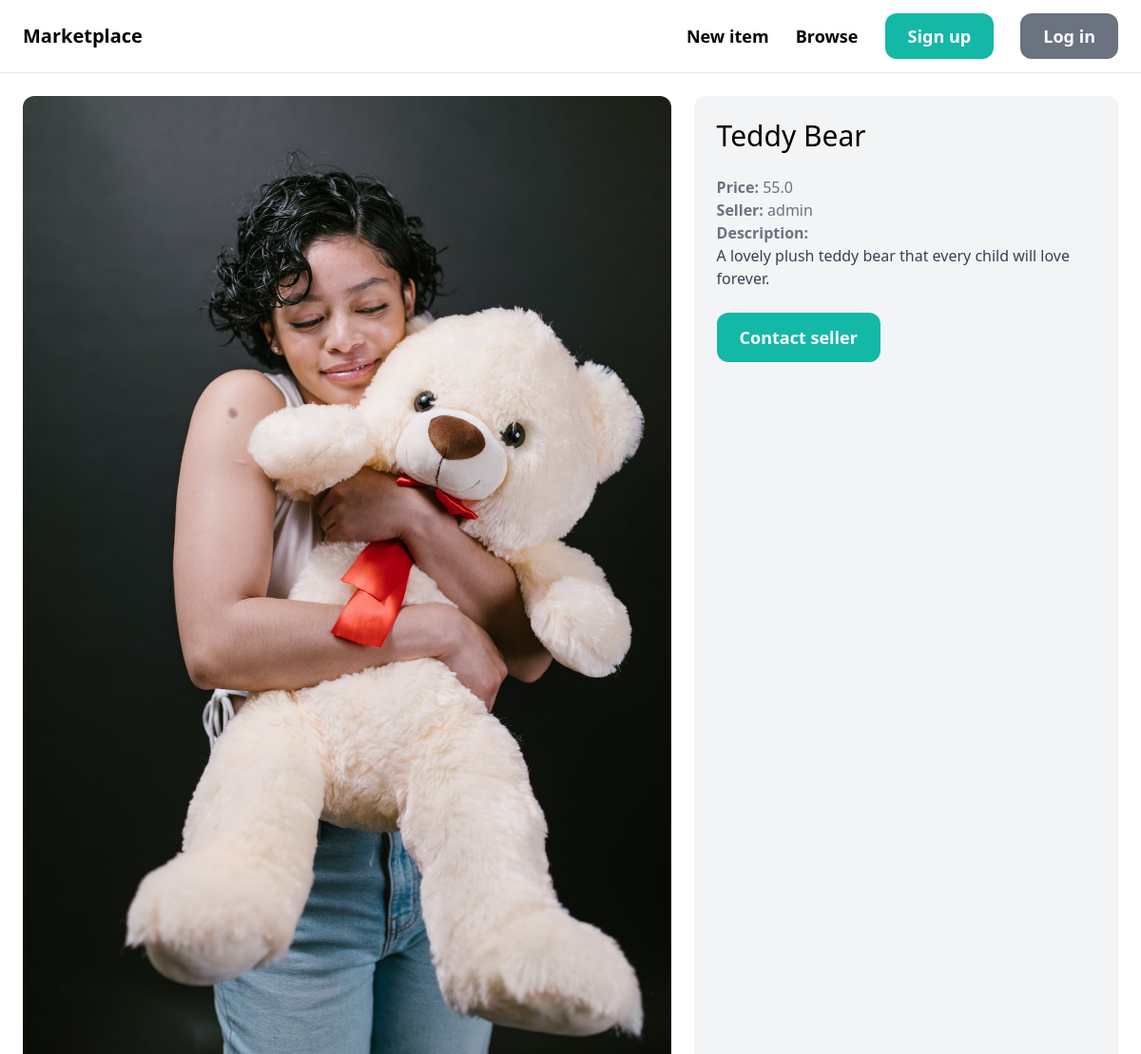
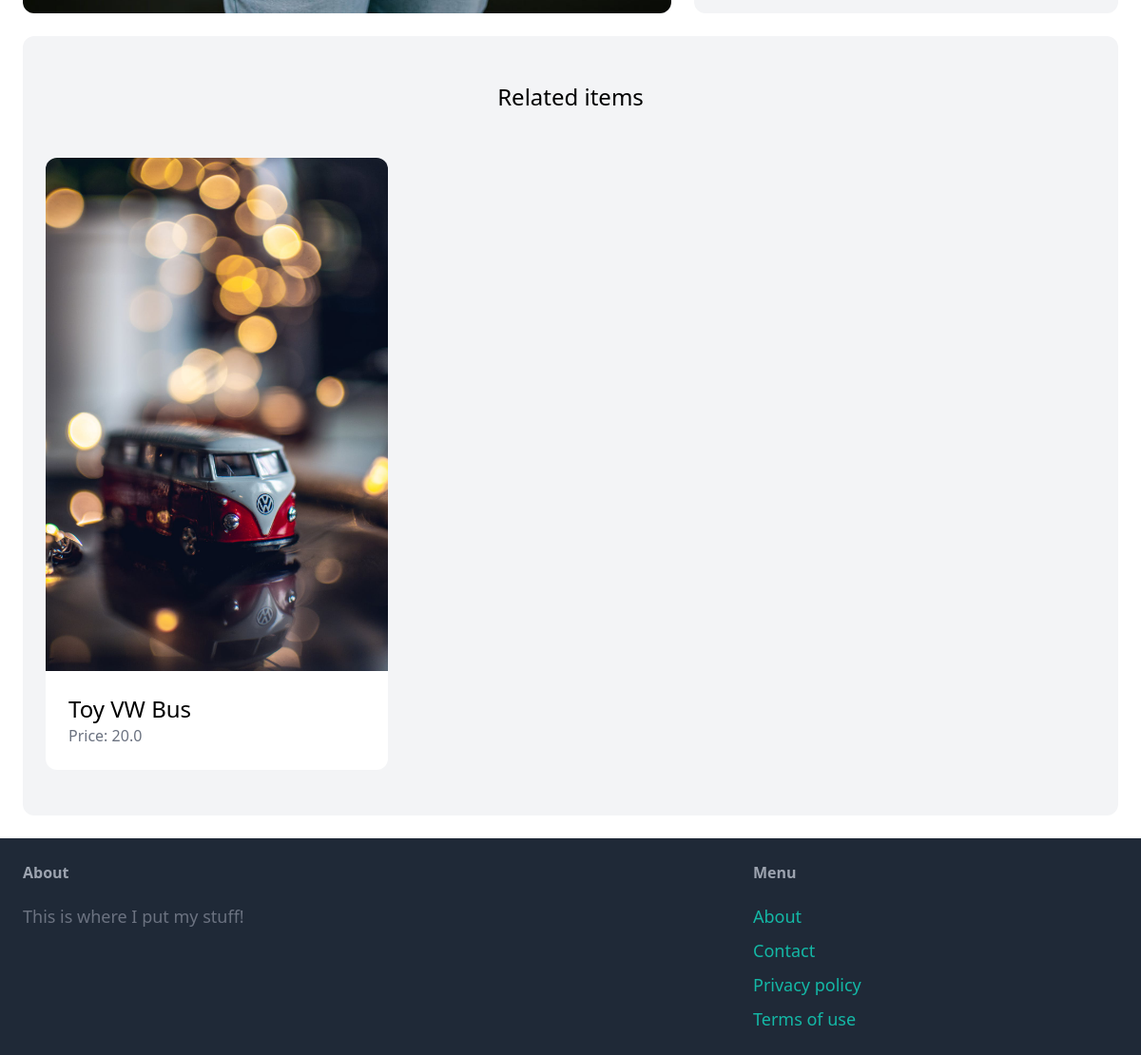
Page /items/1/ on the committed database (2 pictures, top to bottom).
### item/models.py (models this page shows, shortened)
class Item(models.Model):
    category = models.ForeignKey(Category, related_name='items', on_delete=models.CASCADE)
    name = models.CharField(max_length=255)
    description = models.TextField(blank=True, null=True)
    price = models.FloatField()
    image = models.ImageField(upload_to='item_images', blank=True, null=True)
    is_sold = models.BooleanField(default=False)
    created_by = models.ForeignKey(User, related_name='items', on_delete=models.CASCADE)
    created_at = models.DateTimeField(auto_now_add=True)

### item/views.py (the view)
# urls.py: path('<int:pk>/', views.detail, name='detail'),
def detail(request, pk):
    item = get_object_or_404(Item, pk=pk)
    related_items = Item.objects.filter(category=item.category, is_sold=False).exclude(pk=pk)[0:3]
    return render(request, 'item/detail.html', {
        'item': item,
        'related_items': related_items
    })

### item/templates/item/detail.html (shortened to what this page needs)
{% extends 'core/base.html' %}
{% block content %}
<div class="grid grid-cols-5 gap-6">
    <div class="col-span-3">
        <img src="{{ item.image.url }}" class="rounded-xl">
    </div>
    <div class="col-span-2 p-6 bg-gray-100 rounded-xl">
        <h1 class="mb-6 text-3xl">{{ item.name }}</h1>
        <p class="text-gray-500"><strong>Price: </strong>{{ item.price }}</p>
        <p class="text-gray-500"><strong>Seller: </strong>{{ item.created_by.username }}</p>
        {% if item.description %}
        <p class="text-gray-700">
            <strong class="text-gray-500">Description: </strong><br>
            {{ item.description }}</p>
        {% endif %}
        {% if request.user == item.created_by %}
        <div class="mt-6 p-6 bg-white rounded-xl">
          <p>This is your Item!</p>
          <a href="{% url 'item:edit' item.id %}" class="inline-block mt-6 px-6 py-3 text-lg font-semibold bg-teal-500 hover:bg-teal-700 text-white rounded-xl">Edit</a>
          <a href="{% url 'item:delete' item.id %}" class="inline-block mt-6 px-6 py-3 text-lg font-semibold bg-red-500 hover:bg-red-700 text-white rounded-xl">Delete</a>
        </div>
        {% else %}
        <a href="{% url 'conversation:new' item.id %}" class="inline-block mt-6 px-6 py-3 text-lg font-semibold bg-teal-500 text-white rounded-xl hover:bg-teal-700">Contact seller</a>
        {% endif %}
    </div>
</div>
<div class="mt-6 px-6 py-12 bg-gray-100 rounded-xl">
    <h2 class="mb-12 text-2xl text-center">Related items</h2>
    <div class="grid grid-cols-3 gap-3">
      {% for item in related_items %}
      <div>
        <a href="{% url 'item:detail' item.id %}">
          <div>
            <img src="{{ item.image.url }}" class="rounded-t-xl" />
          </div>
          <div class="p-6 bg-white rounded-b-xl">
            <h2 class="text-2xl">{{ item.name }}</h2>
            <p class="text-gray-500">Price: {{ item.price }}</p>
          </div>
        </a>
      </div>
      {% endfor %}
    </div>
  </div>
{% endblock %}

### rows in the picture
Item: image (picture), name "Teddy Bear", price "55.0", created_by.username "admin", description "A lovely plush teddy bear that every child will love forever."
Item: image (picture), name "Toy VW Bus", price "20.0"
